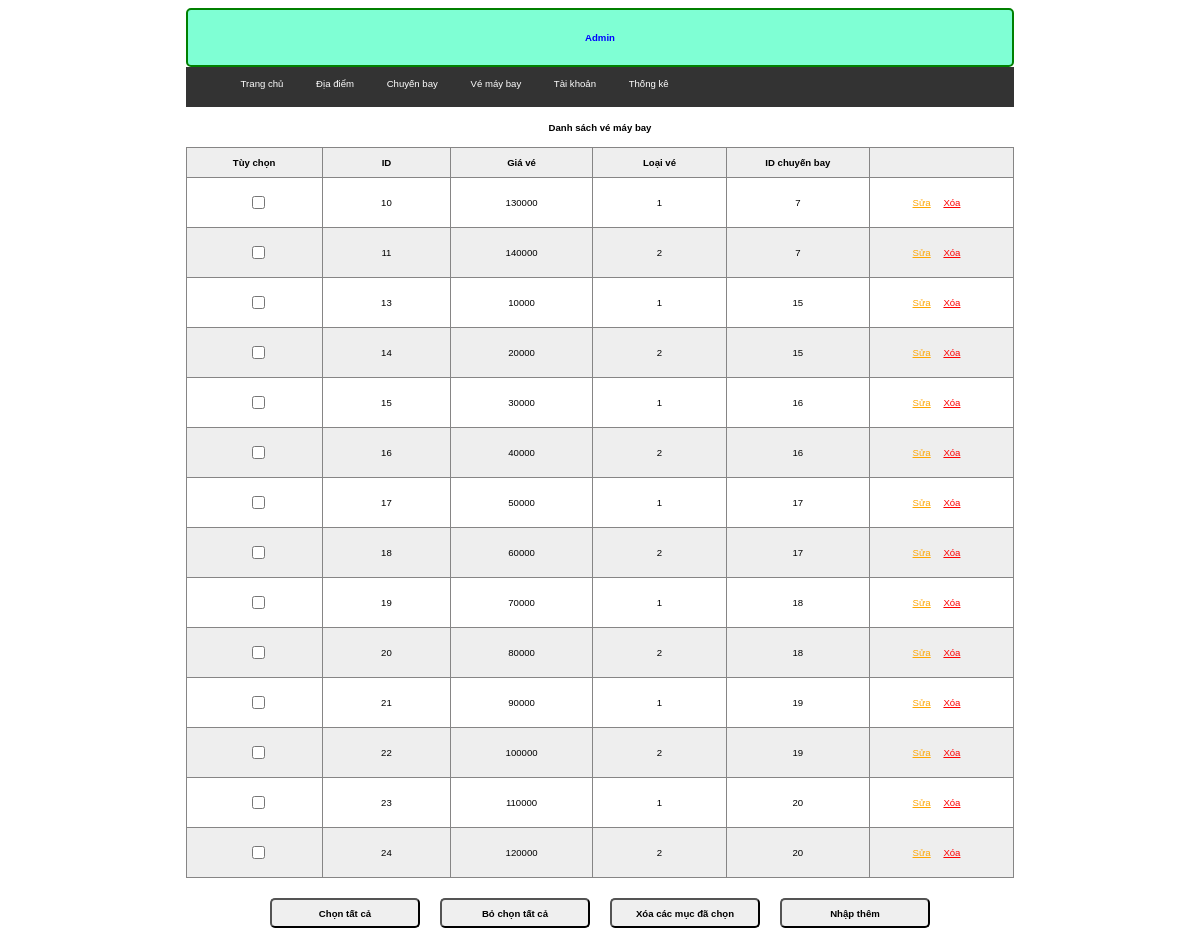
The page /admin/index.php?act=listvmb (signed in) on the database as committed earlier.
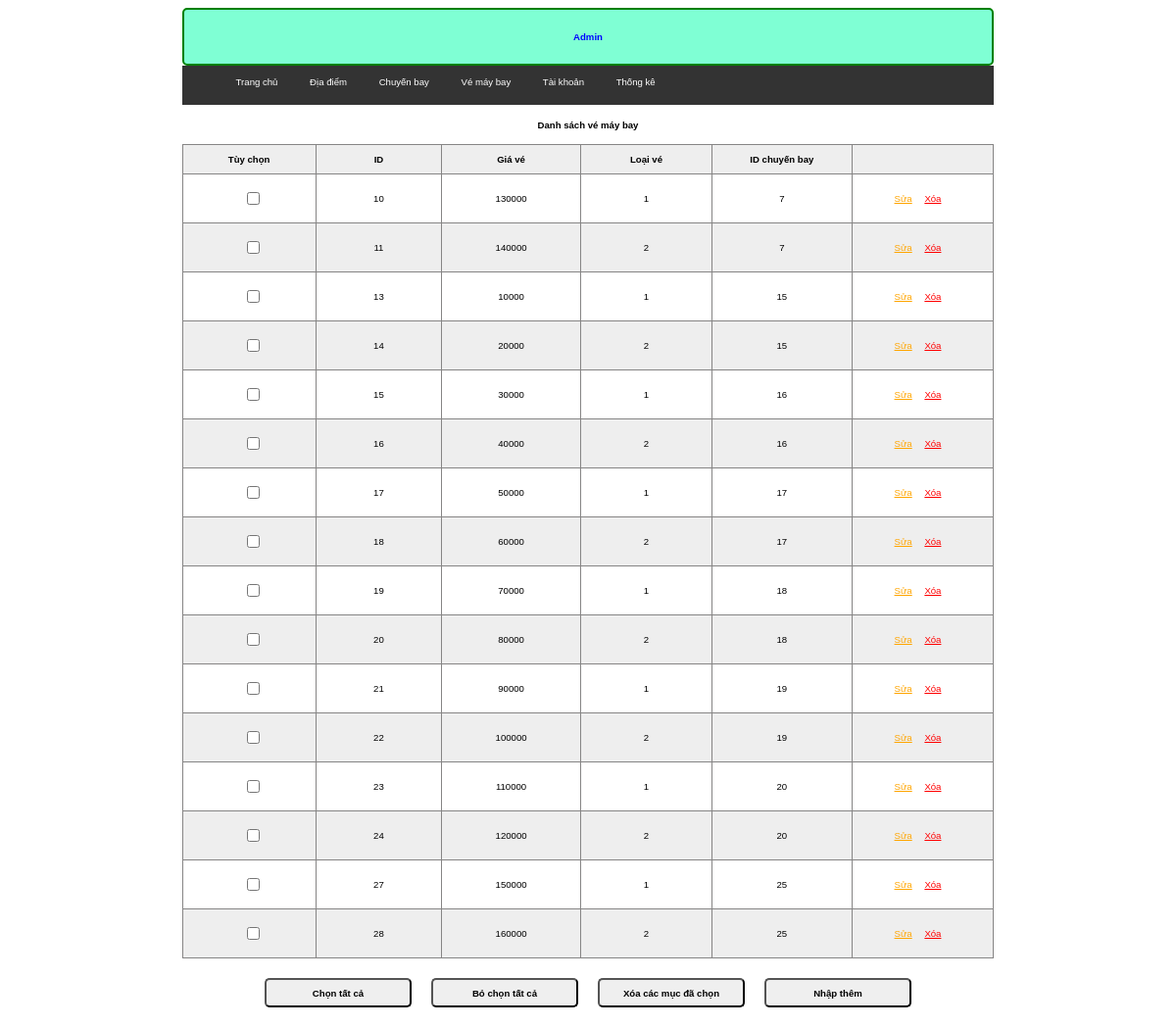
The same page on the database as committed later.
### tables this page shows
CREATE TABLE `ve_may_bay` (
  `id` int(11) NOT NULL,
  `gia_ve` int(11) NOT NULL,
  `loai_ve` tinyint(2) NOT NULL COMMENT '1.pho thong, 2.thuong gia',
  `id_chuyen_bay` int(11) NOT NULL
);

### model/pdo.php (called while the page is built, shortened)
<?php
function pdo_get_connection(){
    $servername = "localhost";
    $username = "root";
    $password = "";
    try {
        $conn = new PDO("mysql:host=$servername;dbname=dat_ve_may_bay", $username, $password);
        $conn->setAttribute(PDO::ATTR_ERRMODE, PDO::ERRMODE_EXCEPTION);
        return $conn;
    } catch(PDOException $e) {
        echo "Connection failed: " . $e->getMessage();
    }
}
function pdo_query($sql){
    $sql_args=array_slice(func_get_args(),1);
    try{
        $conn=pdo_get_connection();
        $stmt=$conn->prepare($sql);
        $stmt->execute($sql_args);
        $rows=$stmt->fetchAll();
        return $rows;
    }
    catch(PDOException $e){
        throw $e;
    }
    finally{
        unset($conn);
    }
}
?>

### model/vemaybay.php (called while the page is built, shortened)
<?php
    function loadall_vemaybay() {
        $sql = "SELECT * FROM `ve_may_bay` WHERE 1";
        $listVeMayBay = pdo_query($sql);
        return $listVeMayBay;
    }
?>

### admin/vemaybay/list.php (the view, shortened to what this page needs)
<?php
    if (isset($_SESSION['admin'])) {
?>
    <div class="rowheader">
        <h1>Danh sách vé máy bay</h1>
    </div>
    <table>
        <tr>
            <th>Tùy chọn</th>
            <th>ID</th>
            <th>Giá vé</th>
            <th>Loại vé</th>
            <th>ID chuyến bay</th>
            <th></th>
        </tr>
        <?php
            foreach ($listVeMayBay as $value) {
                extract($value);
                echo '
                <tr>
                    <td><input type="checkbox" name="name[]" id="check_all"></td>
                    <td>'.$id.'</td>
                    <td>'.$gia_ve.'</td>
                    <td>'.$loai_ve.'</td>
                    <td>'.$id_chuyen_bay.'</td>
                    <td class="">
                        <a href="index.php?act=updatevmb&id='.$id.'" style="color:orange">Sửa</a>
                        <a href="index.php?act=delvmb&id='.$id.'" style="color: red;margin:0 10px;" onclick="return confirm(\'Bạn có chắc xóa không\')">Xóa</a>
                    </td>
                </tr>
                ';
            }
        ?>
    </table>
    <div class="but">
        <input class="border-[2px] bg-[#eee] border-[#868585]" type="button" value="Chọn tất cả" id="btn1">
        <input class="border-[2px] bg-[#eee] border-[#868585]" type="button" value="Bỏ chọn tất cả" id="btn2">
        <input class="border-[2px] bg-[#eee] border-[#868585]" type="button" value="Xóa các mục đã chọn">
        <a href="index.php?act=addvmb"><input type="button" value="Nhập thêm" class="border-[2px] bg-[#eee] border-[#868585]"></a>
    </div>
<?php
    }
?>

Rows that differ between the two databases and show on the page:
added ve_may_bay: id "27", gia_ve "150000", loai_ve "1", id_chuyen_bay "25"
added ve_may_bay: id "28", gia_ve "160000", loai_ve "2", id_chuyen_bay "25"
